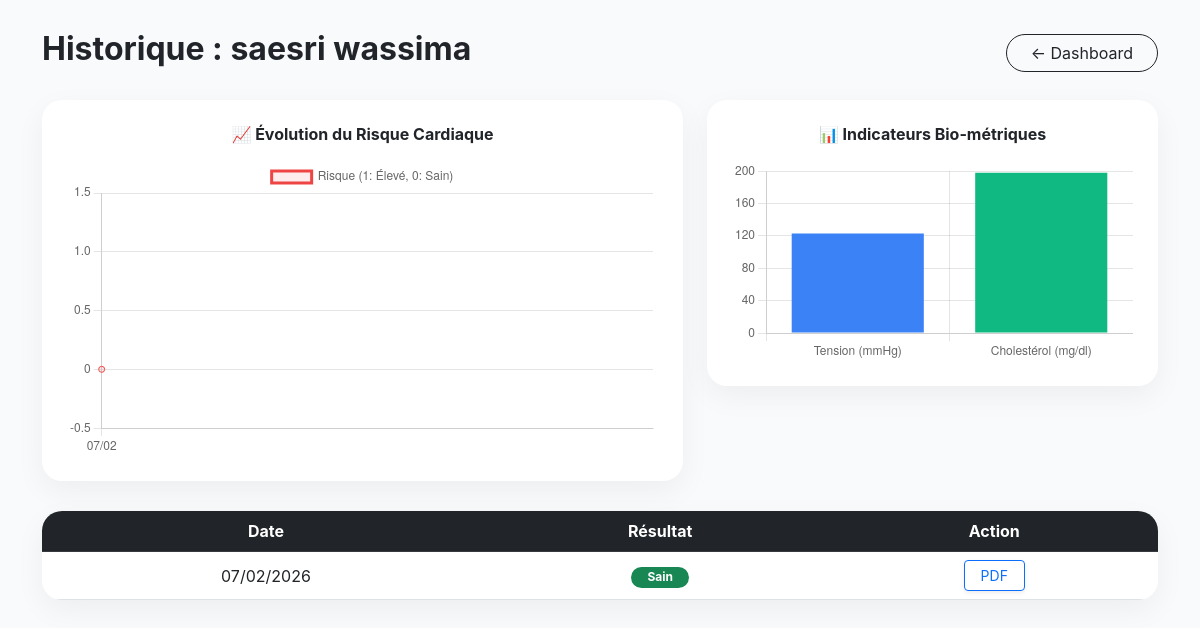
The page /history/2 (signed in) on the database its author committed.
### app.py (models this page shows)
class Patient(db.Model):
    id = db.Column(db.Integer, primary_key=True)
    nom = db.Column(db.String(100), nullable=False)
    prenom = db.Column(db.String(100), nullable=False)
    age = db.Column(db.Integer, nullable=False)
    sexe = db.Column(db.String(20), nullable=False)
    doctor_id = db.Column(db.Integer, db.ForeignKey('doctor.id'), nullable=False)
    analyses = db.relationship('Analyse', backref='patient', lazy=True)

class Analyse(db.Model):
    id = db.Column(db.Integer, primary_key=True)
    date = db.Column(db.DateTime, default=db.func.current_timestamp())
    resultat = db.Column(db.Integer)
    conseil = db.Column(db.Text)
    details = db.Column(db.JSON)
    patient_id = db.Column(db.Integer, db.ForeignKey('patient.id'), nullable=False)

### app.py (the view)
@app.route('/history/<int:p_id>')
def patient_history(p_id):
    if 'doc_id' not in session: return redirect(url_for('login'))
    patient = Patient.query.get_or_404(p_id)
    return render_template('patient_history.html', patient=patient)

### templates/patient_history.html (shortened to what this page needs)
<!DOCTYPE html>
<html>
<head>
    <link href="https://cdn.jsdelivr.net/npm/bootstrap@5.3.0/dist/css/bootstrap.min.css" rel="stylesheet">
</head>
<body>
    <div class="container">
        <div class="d-flex justify-content-between align-items-center mb-4">
            <h2 class="fw-bold">Historique : {{ patient.nom }} {{ patient.prenom }}</h2>
            <a href="/dashboard" class="btn btn-outline-dark rounded-pill px-4">← Dashboard</a>
        </div>
        <div class="row">
            <div class="col-md-7">
                <div class="chart-container text-center">
                    <h6 class="fw-bold mb-3">📈 Évolution du Risque Cardiaque</h6>
                    <canvas id="riskChart"></canvas>
                </div>
            </div>
            <div class="col-md-5">
                <div class="chart-container text-center">
                    <h6 class="fw-bold mb-3">📊 Indicateurs Bio-métriques</h6>
                    <canvas id="bioChart"></canvas>
                </div>
            </div>
        </div>
        <div class="history-card">
            <table class="table table-hover align-middle mb-0 text-center">
                <thead class="table-dark">
                    <tr>
                        <th>Date</th>
                        <th>Résultat</th>
                        <th>Action</th>
                    </tr>
                </thead>
                <tbody>
                    {% for a in patient.analyses %}
                    <tr>
                        <td>{{ a.date.strftime('%d/%m/%Y') }}</td>
                        <td>
                            <span class="badge {% if a.resultat == 1 %}bg-danger{% else %}bg-success{% endif %} rounded-pill px-3">
                                {{ "Risque" if a.resultat == 1 else "Sain" }}
                            </span>
                        </td>
                        <td>
                            <a href="/download_pdf/{{ a.id }}" class="btn btn-sm btn-outline-primary shadow-sm px-3">PDF</a>
                        </td>
                    </tr>
                    {% endfor %}
                </tbody>
            </table>
        </div>
    </div>
    <script>
        const dates = [{% for a in patient.analyses %}"{{ a.date.strftime('%d/%m') }}",{% endfor %}];
        const riskLevels = [{% for a in patient.analyses %}{{ a.resultat }},{% endfor %}];
        // Graphe Line
        new Chart(document.getElementById('riskChart'), {
            type: 'line',
            data: {
                labels: dates,
                datasets: [{
                    label: 'Risque (1: Élevé, 0: Sain)',
                    data: riskLevels,
                    borderColor: '#ef4444',
                    backgroundColor: 'rgba(239, 68, 68, 0.1)',
                    fill: true,
                    tension: 0.4
                }]
            },
            options: { scales: { y: { min: -0.5, max: 1.5 } } }
        });
        // Graphe Bar (Indicateurs)
        {% if patient.analyses %}
        {% set last = patient.analyses[-1] %}
        new Chart(document.getElementById('bioChart'), {
            type: 'bar',
            data: {
                labels: ['Tension (mmHg)', 'Cholestérol (mg/dl)'],
                datasets: [{
                    data: [
                        {{ last.details.get('Tension', '0').replace(' mmHg','') }},
                        {{ last.details.get('Cholesterol', '0').replace(' mg/dl','') }}
                    ],
                    backgroundColor: ['#3b82f6', '#10b981']
                }]
            },
            options: { plugins: { legend: { display: false } } }
        });
        {% endif %}
    </script>
</body>
</html>

### templates/patient_history.html (style rules this page uses)
body { background: #f8fafc; font-family: 'Inter', sans-serif; padding: 30px; }
.chart-container { background: white; border-radius: 20px; padding: 25px; box-shadow: 0 10px 30px rgba(0,0,0,0.05); margin-bottom: 30px; }
.history-card { background: white; border-radius: 20px; overflow: hidden; box-shadow: 0 10px 30px rgba(0,0,0,0.05); }

### rows shown on the page
Patient: nom "saesri", prenom "wassima"
Analyse: date "07/02/2026", resultat "Sain"

### other values the page prints
chart data {{ a.date.strftime('%d/%m') }} 07/02
chart data {{ last.details.get('Tension', '0').replace(' mmHg','') }} 123
chart data {{ last.details.get('Cholesterol', '0').replace(' mg/dl','') }} 198
